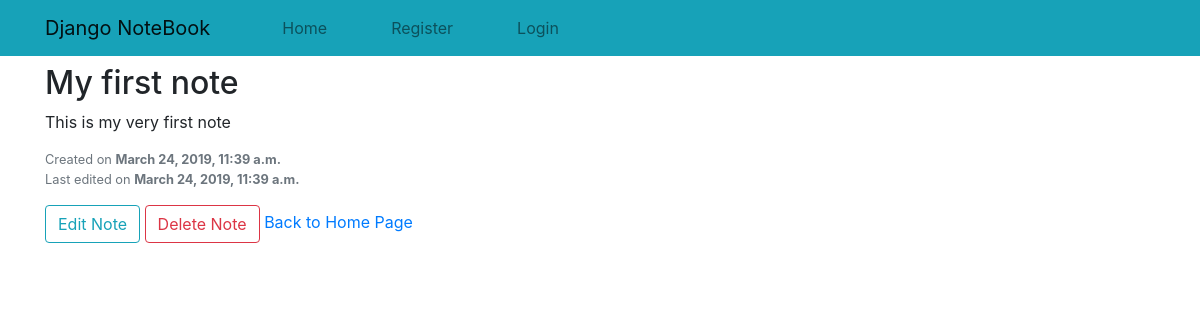
/note/1/, run on the app's committed database.
### notes/models.py (models this page shows, shortened)
class Note(models.Model):
    title = models.CharField(max_length=120, unique=True)
    content = models.TextField()
    created = models.DateTimeField(auto_now_add=True)
    updated = models.DateTimeField(auto_now=True)

### notes/views.py (the view)
# urls.py: path('note/<int:id>/', views.note_detail, name='note_detail'),
def note_detail(request, id):
    note = get_object_or_404(Note,id=id)
    return render(request, 'detail.html', {'note': note})

### notes/templates/detail.html
{% extends 'base.html' %}
{% block content %}
    <h2>{{ note.title }}</h2>
    <p>
        {{ note.content }}
    </p>
    <p class="text-muted small">Created on <span class="font-weight-bolder">{{ note.created }}</span> <br>
        Last edited on <span class="font-weight-bolder">{{ note.updated }}</span></p>
    <a class="btn btn-outline-info" href="{% url 'edit_note' note.id %}">Edit Note</a>
    <a class="btn btn-outline-danger" href="{% url 'delete_note' note.id %}">Delete Note</a>
    <a href="{% url 'home' %}">Back to Home Page</a>
{% endblock %}

### data on the page
Note: title "My first note", content "This is my very first note", created "March 24, 2019, 11:39 a.m.", updated "March 24, 2019, 11:39 a.m."
